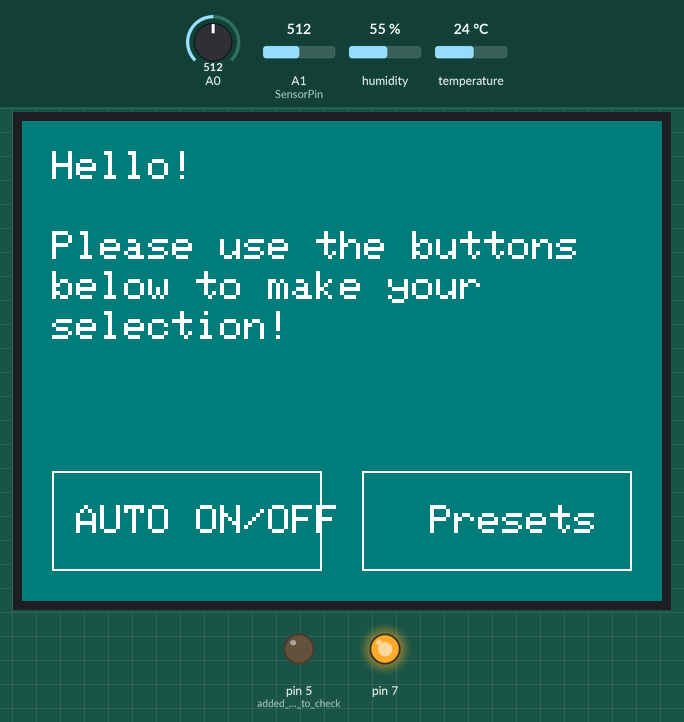
Recording of a sketch running on a simulated Arduino Uno, built with avr-gcc and run on an emulated ATmega328P. On the bench: 320×240 colour display, output pins drawn as LEDs (lit = HIGH). The inputs (shaded band) are chosen by the test bench; at power-on: A0 = 512, A1 (SensorPin) = 512, humidity 55 %, temperature 24 °C. Storage starts empty; pins used as bus, display or sensor lines are not drawn; what the sketch prints to the serial monitor is not drawn.

Above: at 72.7 s.

The sketch:

First_complete_design_tft_LCD.ino
```cpp
/********************************************************************************************************/
/************************ SMART IRRIGATION SYSTEM WITH INTEGRATED AI FUNCTIONALITY *********************/
/******************************************************************************************************/
#include <SPI.h>
#include <SD.h>
#include <DHT.h>
#include <stdint.h>
#include <Wire.h>
#include "TouchScreen.h"
#include <Adafruit_GFX.h>
#include <Adafruit_ILI9341.h>
#include "Adafruit_STMPE610.h"

// Variable where all sensor data will be stored
File myFile;
File myFile_values_moisture;
File myFile_values_temperature;
File myFile_values_light;
File myFile_values_humidity;

/************************ LIGHT SENSOR *********************/
#define SensorPin A1
float lightValue = analogRead(A1);

/************************ SOIL MOISTURE SENSOR *********************/
#define SensorPin A0
float soilMoisture = analogRead(A0);
const int dry = 700; // value for dry sensor
const int wet = 300; // value for wet sensor

/************************ SOIL HUMIDITY/TEMP SENSOR ***************/
#define DHTPIN 2
#define DHTTYPE DHT22
DHT dht(DHTPIN, DHTTYPE);

/*********************** TFT-LCD **************************************/
#define TFT_DC 9
#define TFT_CS 10
#define TFT_RST 8

Adafruit_ILI9341 tft = Adafruit_ILI9341(TFT_CS, TFT_DC, TFT_RST);

/*************************** TOUCH PEN ******************************/
//#include <XPT2046_Touchscreen.h>
////#include <SPI.h>
//
//#define CS_PIN  7
//// MOSI=11, MISO=12, SCK=13
//#define TIRQ_PIN  2 // not necessary for now, maybe if updates are included
//XPT2046_Touchscreen ts(CS_PIN);  // Param 2 - NULL - No interrupts

/*********************** BUTTONS *************************************/
#define YP A2  // must be an analog pin
#define XM A3  // must be an analog pin
#define YM 8   // can be a digital pin
#define XP 9   // can be a digital pin
#define PRESSURE_THRESHOLD 10
TouchScreen ts = TouchScreen(XP, YP, XM, YM, 300); // 300 = resistance between X+ and X- pins

int colors[3] = {ILI9341_DARKCYAN, ILI9341_ORANGE, ILI9341_OLIVE};
int font_colors[3] = {ILI9341_WHITE, ILI9341_BLACK, ILI9341_WHITE};
int active_colors = 0;

unsigned b1[4] = {15, 175, 135, 50};
unsigned b2[4] = {170, 175, 135, 50};

bool screenRedrawNecessary = false;

// Function prototypes
void setup();
void loop(void);
bool touchedWithin(TSPoint touch, unsigned x, unsigned y, unsigned w, unsigned h);
void resetAndClearScreen(void);
void drawIntroText(void);
void drawTouchButton(unsigned x, unsigned y, unsigned width, unsigned height, String text);

/*********************** SD CARD *************************************/
const int sd = 7; // connected to digital pin cs 7

//--------------------------------------------------------------------------//
// SETUP      SETUP     SETUP     SETUP     SETUP     SETUP     SETUP       //
//--------------------------------------------------------------------------//
void setup() {

/************************ SOIL MOISTURE SENSOR *********************/
  Serial.begin(9600);
  Serial.println("Soil sensor Test Done!");

/************************ HUMIDITY/TEMP SENSOR ***************/
  dht.begin();
  Serial.println("DHT22 (Temp/Hum) Test Done!");

/********************8***** LIGHT SENSOR *************************/
  Serial.begin(9600);
  Serial.println("Light sensor Test Done!");

/***************************** SOLENOID **************************/
  pinMode(5, OUTPUT);  // added test case to check operation at the very bottom

/*********************** TFT-LCD *********************************/
  Serial.println("ILI9341 Test (TFT-LCD)!");
  // All tft tests peformed and pssed in additional file TFT-LCD_1, removed to save memory

  pinMode(TFT_CS, OUTPUT);
  pinMode(7, OUTPUT);
  digitalWrite(TFT_CS, HIGH);
  digitalWrite(7, HIGH);

  tft.begin();
  // read diagnostics (help debug problems)
  uint8_t x = tft.readcommand8(ILI9341_RDMODE);
  Serial.print("  Display Power Mode: 0x"); Serial.println(x, HEX);
  x = tft.readcommand8(ILI9341_RDMADCTL);
  Serial.print("  MADCTL Mode: 0x"); Serial.println(x, HEX);
  x = tft.readcommand8(ILI9341_RDPIXFMT);
  Serial.print("  Pixel Format: 0x"); Serial.println(x, HEX);
  x = tft.readcommand8(ILI9341_RDIMGFMT);
  Serial.print("  Image Format: 0x"); Serial.println(x, HEX);
  x = tft.readcommand8(ILI9341_RDSELFDIAG);
  Serial.print("  Self Diagnostic: 0x"); Serial.println(x, HEX);
  Serial.println("TFT-LCD not connected");
  Serial.println();
  delay(10000);

/*************************** TOUCH PEN ******************************/
  Serial.begin(38400);
  // deselct all SPI devices

  pinMode(10, OUTPUT);
  pinMode(7, OUTPUT);
  digitalWrite(10, HIGH);
  digitalWrite(7, HIGH);

  //ts.begin();
  //ts.setRotation(1); // flip to landscape mode

/*********************** BUTTONS *************************************/
  Serial.begin(9600);
  tft.begin();
  screenRedrawNecessary = true;

/*************************** SD CARD ******************************/
  // Open serial communications and wait for port to open:

  while (!Serial) {
    // serial port connect for USB
  Serial.print("Initializing SD card...");

  if (!SD.begin(sd)) {
    Serial.println("Initialization failed!");
    while (1);  // return; will work too
  }
  Serial.println("initialization Done."); // if sd initialization is successful Decision tree can run

  // Open file, only one at a time. Close this one before opening another.
  myFile = SD.open("data.txt", FILE_WRITE);

  // if file opened okay, ready to write:
  if (myFile) {
    Serial.println("Writing to data.txt...");
    myFile.println("Printing measurements: ");
    // close the file:
    myFile.close();
    Serial.println("Done.");
  } else {
    // if the file didn't open, print an error:
    Serial.println("Error opening data.txt");
  }

  // re-open the file for reading:
  myFile = SD.open("data.txt");
  if (myFile) {
    Serial.println("data.txt:");

    // read from the file until there's nothing else in it:
    while (myFile.available()) {
      Serial.write(myFile.read());
    }
    // close the file:
    myFile.close();
  } else {
    // if the file didn't open, print an error:
    Serial.println("Error opening test.txt");
  }
  }
}
//--------------------------------------------------------------------------//
// LOOP     LOOP      LOOP      LOOP      LOOP      LOOP      LOOP          //
//--------------------------------------------------------------------------//
void loop(void) {

/************************ SOIL MOISTURE SENSOR *********************/
 float soilMoisture = analogRead(A0);
 Serial.print("Soil Moisture sensor data: ");
 Serial.print(soilMoisture);
 Serial.println(" g/m³");
 //dewpoint (°F or °C), grams of water per cubic meter (g/m³)
 int percentageSoilHumidity = map(soilMoisture, wet, dry, 100, 0);
 Serial.print("Soil Moisture percentage: ");
 Serial.print(percentageSoilHumidity);
 Serial.println(" %");

/************************ HUMIDITY/TEMP SENSOR *********************/
   delay(2000); // Wait a few seconds between measurements
   float h = dht.readHumidity();
   // Reading temperature or humidity takes about 250 milliseconds!
   float t = dht.readTemperature();
   // Read temperature as Celsius (the default)
   float f = dht.readTemperature(true);
   // Read temperature as Fahrenheit (isFahrenheit = true)
   // Check if any reads failed and exit early (to try again).
   if (isnan(h) || isnan(t) || isnan(f)) {
      Serial.println("Failed to read from DHT sensor!");
      return;
   }
   // Compute heat index in Fahrenheit (the default)
   float hif = dht.computeHeatIndex(f, h);
   // Compute heat index in Celsius (isFahreheit = false)
   float hic = dht.computeHeatIndex(t, h, false);
   Serial.println ("Humidity/Temp sensor data ");
   Serial.print ("  Humidity: ");
   Serial.print (h);
   Serial.println (" %");
   Serial.print ("  Temperature: ");
   Serial.print (t);
   Serial.print (" °C   ");
   Serial.print (f);
   Serial.println (" °F\t");
   Serial.print ("  Heat index: ");
   Serial.print (hic);
   Serial.print (" °C   ");
   Serial.print (hif);
   Serial.println (" °F");


/*********************** LIGHT SENSOR **************************************/
 // reads the input on analog pin A1 (value between 0 and 1023)
  float lightValue = analogRead(A1);
  Serial.print("Light sensor data ");
  Serial.print(lightValue);   // the raw analog reading
  Serial.print(" w/m2");

  // A few threshholds, qualitatively determined
  if (lightValue < 10) {
    Serial.println(" - Dark");
    Serial.println();
  } else if (lightValue < 200) {
    Serial.println(" - Dim");
    Serial.println();
  } else if (lightValue < 500) {
    Serial.println(" - Light");
    Serial.println();
  } else if (lightValue < 800) {
    Serial.println(" - Bright");
    Serial.println();
  } else {
    Serial.println(" - Very bright");
    Serial.println();
  }
  delay(20000); //delay between measurements increased for testing purposes

/*********************** SOLENOID **************************************/
// test case for solenoid

//   digitalWrite(5,HIGH);
//   delay(3000);
//   digitalWrite(5,LOW);
//   delay(5000);

/*********************** TFT-LCD **************************************/
  for(uint8_t rotation=0; rotation<4; rotation++) {
    tft.setRotation(rotation);
   // testText(); call additional calibration functions ommited purposly saving memory
    delay(10000);
  }

/*********************** TOUCH PEN **************************************/
// THIS PART IS FOR TESTING PURPOSES ONLY
// comment when object ts for buttons is created

//    if (ts.touched()) {
//      TS_Point p = ts.getPoint();
//      Serial.print("Pressure = ");
//      Serial.print(p.z);
//      Serial.print(", x = ");
//      Serial.print(p.x);
//      Serial.print(", y = ");
//      Serial.print(p.y);
//      delay(30);
//      Serial.println();
//  }

/*********************** BUTTONS *************************************/
 // Determine whether the user touched the display
  TSPoint p = ts.getPoint();

  if (p.z > PRESSURE_THRESHOLD && !screenRedrawNecessary)
  {
    if(touchedWithin(p, 165, 100, 320, 450))
    {
      active_colors -= 1;
      screenRedrawNecessary = true;
    }
    else if(touchedWithin(p, 175, 500, 330, 830))
    {
      active_colors += 1;
      screenRedrawNecessary = true;
    }

    if(active_colors < 0)
      active_colors = 2;
    if(active_colors >= 3)
      active_colors = 0;
  }

  if(screenRedrawNecessary)
  {
    resetAndClearScreen();
    drawIntroText();
    drawTouchButton(b1[0], b1[1], b1[2], b1[3], "AUTO ON/OFF");
    drawTouchButton(b2[0], b2[1], b2[2], b2[3], "Presets");

    screenRedrawNecessary = false;
  }

/*********************** SD CARD **************************************/
 //Open SD card for writing
   myFile = SD.open("data.txt", FILE_WRITE);
    // write data to SD card
    getMoisture(A0);
    myFile.println(soilMoisture); // soil moisture value
    getLight(A1);
    myFile.println(lightValue);   // light sensor value
    getHumidity();
    myFile.println(h);            // humidity value
    getTempF();
    myFile.println(t);            // temperature value in °C


    // close the file
    if(!myFile){
      myFile.close();
      Serial.println("Error opening file in loop.");
  }
  delay(86400000);            // once a day in milliseconds

// EVALUATING DATA IN SD AND MAKE A DECISION

double m = 0.0;
double l = 0.0;
double tt = 0.0;
double hh = 0.0;

for(int i = 0; i < 5; i++){                 //check system values 5 times to prevent discrepances

   if(soilMoisture <= 400){                 // if soil moisture is too low
    myFile_values_moisture.read();          // read all collected data and get an average for the period
      for (int i=0; i < myFile_values_moisture.size(); i++){
        m = m + myFile_values_moisture.position();
      }
      m = m/myFile_values_moisture.size();
      if (m <= soilMoisture){               // if average is lower than mesured value run the solenoid
          digitalWrite(5,HIGH);             // run solenoid
          delay(3600000);                   // water for 1 hour
          digitalWrite(5,LOW);              // stop
      }
   }
      else
        continue;

    if(lightValue > 200 && lightValue <= 800){
      myFile_values_light.read();
        for (int i=0; i < myFile_values_light.size(); i++){
          l = l + myFile_values_light.position();
        }
        l = l/myFile_values_light.size();
        if (l <= getLight(A0)){
          digitalWrite(5,HIGH);
          delay(3600000);
          digitalWrite(5,LOW);
      }
    }
        else
          continue;

    if(getHumidity() <= 40){
      myFile_values_humidity.read();
        for (int i=0; i < myFile_values_humidity.size(); i++){
          hh = hh + myFile_values_humidity.position();
        }
        hh = hh/myFile_values_humidity.size();
        if (hh <= getHumidity()){
          digitalWrite(5,HIGH);
          delay(3600000);
          digitalWrite(5,LOW);
      }
      }else
        continue;

    if(dht.readTemperature() <= 5){
      myFile_values_temperature.read();
        for (int i=0; i < myFile_values_temperature.size(); i++){
          tt = tt + myFile_values_temperature.position();
        }
        tt = tt/myFile_values_temperature.size();
        if (t <= dht.readTemperature()){
          digitalWrite(5,HIGH);
          delay(3600000);
          digitalWrite(5,LOW);
      }
    }else
      continue;
   }
    Serial.println("Solenoid off. Watering not necessary");
}
/**********************************************************/
/**************** FUNCTION PROTOTYPS **********************/
/**********************************************************/
bool touchedWithin(TSPoint touch, unsigned x, unsigned y, unsigned w, unsigned h)
{
  return (touch.x > x) && (touch.x < (w)) && (touch.y > y) && (touch.y < (h));
}

void resetAndClearScreen(void)
{
  tft.setRotation(1);
  tft.fillScreen(colors[active_colors]);
  yield();
}

void drawIntroText(void)
{
  tft.setCursor(15, 15);
  tft.setTextColor(font_colors[active_colors]);
  tft.setTextSize(2);
  tft.println("Hello!");

  tft.setCursor(15, 55);
  tft.println("Please use the buttons");
  tft.setCursor(15, 75);
  tft.println("below to make your");
  tft.setCursor(15, 95);
  tft.println("selection!");
}

void drawTouchButton(unsigned x, unsigned y, unsigned width, unsigned height, String text)
{
  int x_text_pos = x + width / 2 - (text.length() / 2) * 11;
  int y_text_pos = y + height / 2 - 8;

  tft.drawRect(x, y, width, height, font_colors[active_colors]);
  tft.setTextSize(2);
  tft.setTextColor(font_colors[active_colors]);
  tft.setCursor(x_text_pos, y_text_pos);
  tft.print(text);
}

float getMoisture(int pin)
{
  return (analogRead(A0));
}

float getLight(int pin)
{
  return (analogRead(A1));
}

float getTempF()
{
  return (dht.readHumidity());
}

float getHumidity()
{
  return (dht.readHumidity());
}

float getTempC()
{
  return (dht.readTemperature());
}
```
